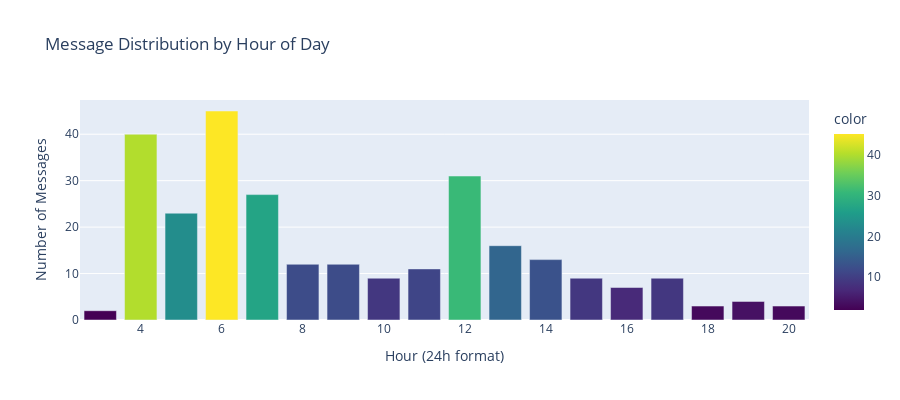

Notebook cell for this chart:
### Code cell
# Posting patterns by hour of day
hourly_dist = df['hour'].value_counts().sort_index()

fig = px.bar(
    x=hourly_dist.index,
    y=hourly_dist.values,
    title="Message Distribution by Hour of Day",
    labels={'x': 'Hour (24h format)', 'y': 'Number of Messages'},
    color=hourly_dist.values,
    color_continuous_scale='Viridis'
)
fig.update_layout(showlegend=False, height=400)
fig.show()

### Figure 1 — Plotly figure (JSON) as saved in the notebook; plotly's stock layout.template omitted (floating-point values rounded to 4 significant figures)
{"data": [{"hovertemplate": "Hour (24h format)=%{x}<br>Number of Messages=%{y}<br>color=%{marker.color}<extra></extra>", "legendgroup": "", "marker": {"color": [2, 40, 23, 45, 27, 12, 12, 9, 11, 31, 16, 13, 9, 7, 9, 3, 4, 3], "coloraxis": "coloraxis", "pattern": {"shape": ""}}, "name": "", "orientation": "v", "showlegend": false, "textposition": "auto", "type": "bar", "x": [3.0, 4.0, 5.0, 6.0, 7.0, 8.0, 9.0, 10.0, 11.0, 12.0, 13.0, 14.0, 15.0, 16.0, 17.0, 18.0, 19.0, 20.0], "xaxis": "x", "y": [2, 40, 23, 45, 27, 12, 12, 9, 11, 31, 16, 13, 9, 7, 9, 3, 4, 3], "yaxis": "y"}], "layout": {"barmode": "relative", "coloraxis": {"colorbar": {"title": {"text": "color"}}, "colorscale": [[0, "#440154"], [0.1111, "#482878"], [0.2222, "#3e4989"], [0.3333, "#31688e"], [0.4444, "#26828e"], [0.5556, "#1f9e89"], [0.6667, "#35b779"], [0.7778, "#6ece58"], [0.8889, "#b5de2b"], [1, "#fde725"]]}, "height": 400, "legend": {"tracegroupgap": 0}, "showlegend": false, "title": {"text": "Message Distribution by Hour of Day"}, "xaxis": {"anchor": "y", "domain": [0, 1], "title": {"text": "Hour (24h format)"}}, "yaxis": {"anchor": "x", "domain": [0, 1], "title": {"text": "Number of Messages"}}}}
